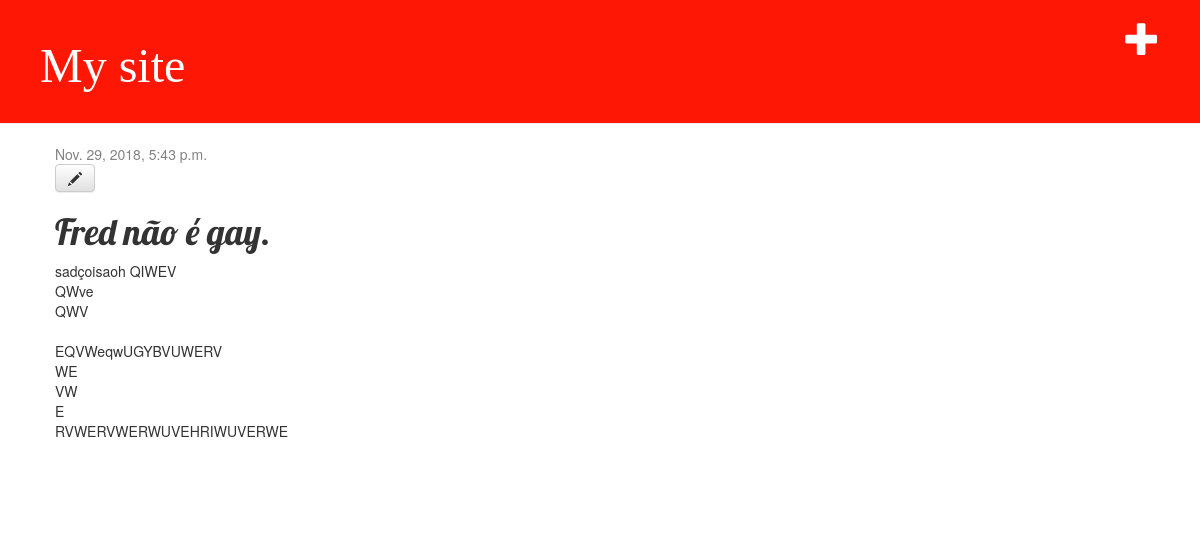
The app's page /post/1/ with its own data.
### blog/models.py (models this page shows, shortened)
class Post(models.Model):
    author = models.ForeignKey('auth.User', on_delete=models.CASCADE)
    title = models.CharField(max_length=200)
    text = models.TextField()
    created_date = models.DateTimeField(
        default=timezone.now)
    published_date = models.DateTimeField(
        blank=True, null=True)

### blog/views.py (the view)
# urls.py: path('post/<int:pk>/', views.post_detail, name='post_detail'),
def post_detail(request, pk):
    post = get_object_or_404(Post, pk=pk)
    return render(request, 'blog/post_detail.html', {'post': post})

### blog/templates/blog/post_detail.html
{% extends 'blog/base.html' %}
{% block content %}
     <div class="post">
         {% if post.published_date %}
             <div class="date">
                 {{ post.published_date }}
             </div>
         {% endif %}
         <a class="btn btn-default" href="{% url 'post_edit' pk=post.pk %}"><span class="glyphicon glyphicon-pencil"></span></a>
         <h1>{{ post.title }}</h1>
         <p>{{ post.text|linebreaksbr }}</p>
     </div>
{% endblock %}

### blog/static/css/blog.css (style rules this page uses)
body { padding-left: 0px; }
h1, h2, h3, h4 { font-family: 'Lobster', cursive; }
.date { color: #828282; }
.post { margin-bottom: 70px; }

### records on screen
Post: published_date "Nov. 29, 2018, 5:43 p.m.", title "Fred não é gay.", text "sadçoisaoh QIWEV QWve QWV EQVWeqwUGYBVUWERV WE VW E RVWERVWERWUVEHRIWUVERWE"
